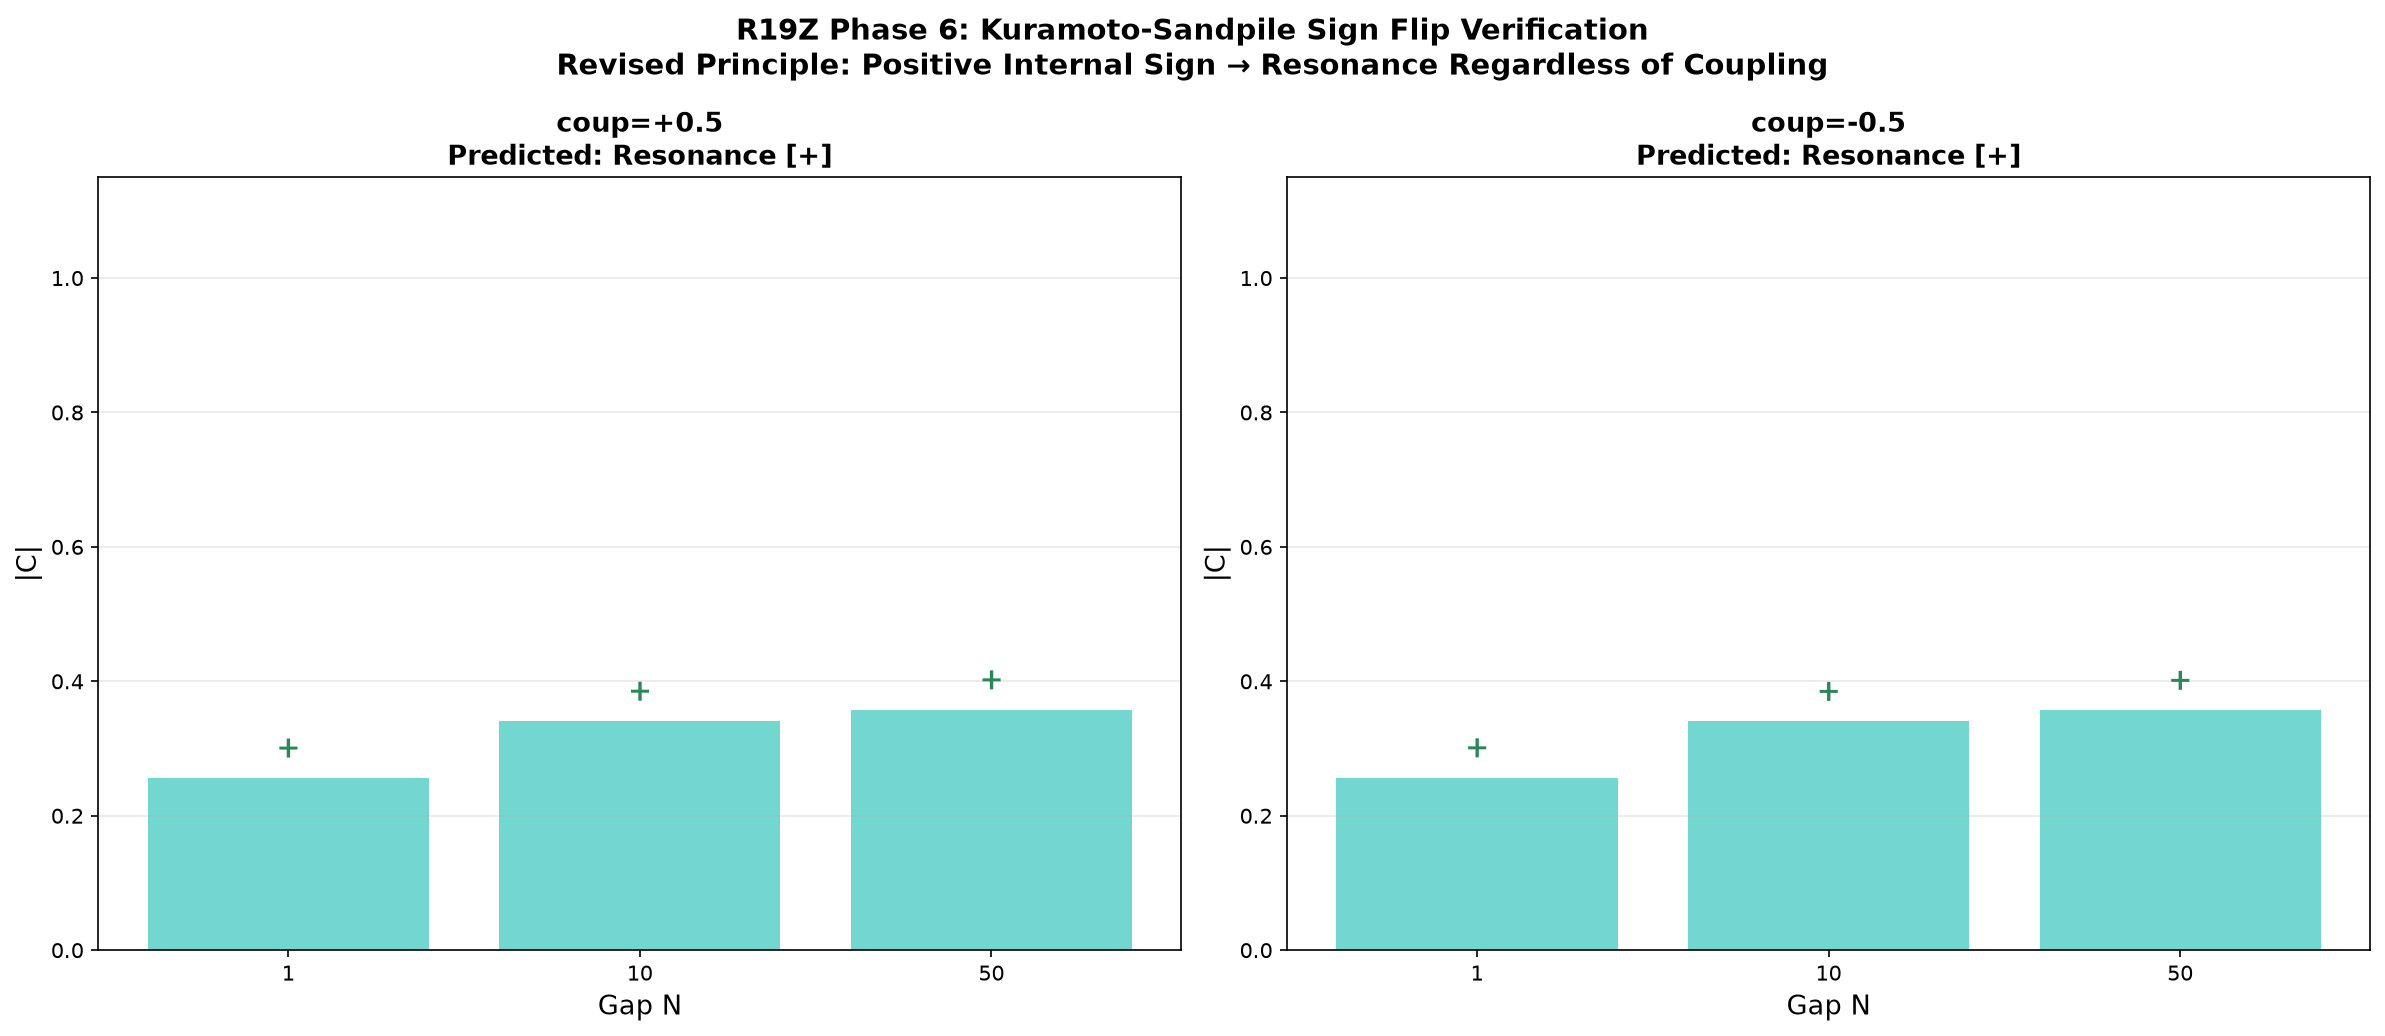

Here is the Python script that generated this plot:
"""R19Z Phase 6: Verify Revised Principle — Kuramoto-Sandpile Sign Flip

If the revised principle is correct:
- Kuramoto has positive internal response sign → resonance regardless of coupling sign
- We test both coupling signs on Kuramoto-sandpile pair
- Prediction: BOTH signs produce resonance (+)
"""
import numpy as np, matplotlib
matplotlib.use('Agg')
import matplotlib.pyplot as plt
import json

np.set_printoptions(precision=3)

class Kuramoto:
    def __init__(s, n=12):
        s.n = n
        s.theta = np.random.uniform(0, 2*np.pi, n)
        s.omega = np.random.normal(0, 0.1, n)
        s.K = 1.5
    def step(s, dt=0.5, perturb=None):
        diff = np.sin(s.theta - s.theta[:, None])
        coupling = (s.K / s.n) * np.sum(diff, axis=1)
        s.dtheta = s.omega + coupling
        if perturb is not None:
            s.dtheta += perturb
        s.theta = (s.theta + s.dtheta * dt) % (2 * np.pi)
    def order(s):
        return float(np.abs(np.mean(np.exp(1j * s.theta))))

class SP:
    def __init__(s,sz=4):
        s.size=sz; s.thr=np.maximum(np.random.normal(4,0.5,(sz,sz)),2.0)
        s.h=np.random.uniform(0,1,(sz,sz)); s.av_log=[]
    def step(s):
        x,y=np.random.randint(0,s.size,2); s.h[x,y]+=1
        total=0
        for _ in range(15):
            m=s.h>=s.thr
            if not np.any(m): break
            total+=int(np.sum(m)); s.h-=s.thr*m.astype(float)
            m2=m.astype(float)
            s.h+=np.roll(m2,1,0)+np.roll(m2,-1,0)+np.roll(m2,1,1)+np.roll(m2,-1,1)
        s.av_log.append(total); return total
    def mh(s): return float(np.mean(s.h))

def xc(x,y,ml=10):
    x=(x-np.mean(x))/(np.std(x)+1e-10); y=(y-np.mean(y))/(np.std(y)+1e-10)
    n=len(x); lags=np.arange(-ml,ml+1); c=np.zeros(len(lags))
    for i,lag in enumerate(lags):
        if lag<0: c[i]=np.mean(x[-lag:]*y[:n+lag]) if n+lag>0 else 0
        elif lag>0: c[i]=np.mean(x[:n-lag]*y[lag:]) if n-lag>0 else 0
        else: c[i]=np.mean(x*y)
    return lags,c

def run(N,coup,ns):
    km=Kuramoto(12); sp=SP(4)
    r_vals, sh_vals = [], []
    for t in range(ns):
        for _ in range(N):
            r = km.order()
            sp.thr *= 0.99; sp.thr += 0.01 * (1 + coup * r * 0.3)
            sp.step()
        av = sp.av_log[-1] if sp.av_log else 0
        an = av / (sp.size * sp.size + 1)
        # Deterministic perturbation to Kuramoto phases
        perturb = coup * an * 0.1 * np.ones(km.n)
        km.step(perturb=perturb)
        r_vals.append(km.order())
        sh_vals.append(sp.mh())
    return np.array(r_vals), np.array(sh_vals)

# Test both signs
coups = [+0.5, -0.5]
Ns = [1, 10, 50]
results = {}

for coup in coups:
    results[coup] = {}
    for N in Ns:
        np.random.seed(42)
        rv, sh = run(N, coup, 40)
        l, c = xc(rv[5:], sh[5:], ml=8)
        cmx = float(np.max(c)); cmn = float(np.min(c))
        absC = max(abs(cmx), abs(cmn))
        sgn = "+" if abs(cmx) > abs(cmn) else "-"
        results[coup][N] = (absC, cmx, cmn, sgn)
        print(f"Kuramoto-SP coup={coup:+.1f} N={N:2d}: |C|={absC:.3f} C+={cmx:.3f} C-={cmn:.3f} [{sgn}]")

# Plot
fig, axes = plt.subplots(1, 2, figsize=(16, 7))
for idx, coup in enumerate(coups):
    ax = axes[idx]
    absCs = [results[coup][N][0] for N in Ns]
    sgns = [results[coup][N][3] for N in Ns]
    bars = ax.bar(range(len(Ns)), absCs, color=['#4ecdc4' if s=='+' else '#ff6b6b' for s in sgns], alpha=0.8)
    for j, bar in enumerate(bars):
        h = bar.get_height()
        ax.text(bar.get_x() + bar.get_width()/2., h + 0.02,
                sgns[j], ha='center', va='bottom', fontsize=14, fontweight='bold',
                color='#2d8659' if sgns[j]=='+' else '#c0392b')
    ax.set_xticks(range(len(Ns)))
    ax.set_xticklabels([str(n) for n in Ns])
    ax.set_xlabel('Gap N', fontsize=13)
    ax.set_ylabel('|C|', fontsize=13)
    ax.set_ylim(0, 1.15)
    pred = "Predicted: Resonance [+]" if coup > 0 else "Predicted: Resonance [+]"
    ax.set_title(f'coup={coup:+.1f}\n{pred}', fontsize=13, fontweight='bold')
    ax.grid(axis='y', alpha=0.3)

plt.suptitle('R19Z Phase 6: Kuramoto-Sandpile Sign Flip Verification\nRevised Principle: Positive Internal Sign → Resonance Regardless of Coupling',
             fontsize=14, fontweight='bold')
plt.tight_layout()
plt.savefig('r19z_kuramoto_signflip.png', dpi=150, bbox_inches='tight')
plt.close()

# Summary
print("\n=== KURAMOTO-SANDPILE SIGN FLIP SUMMARY ===")
for coup in coups:
    signs = [results[coup][N][3] for N in Ns]
    pos = signs.count('+')
    neg = signs.count('-')
    print(f"coup={coup:+.1f}: {pos} positive, {neg} negative")

coup_pos_all = all(results[0.5][N][3] == '+' for N in Ns)
coup_neg_all = all(results[-0.5][N][3] == '+' for N in Ns)

print(f"\nPositive coup → all resonance: {coup_pos_all}")
print(f"Negative coup → all resonance: {coup_neg_all}")
if coup_pos_all and coup_neg_all:
    print("REVISED PRINCIPLE CONFIRMED FOR KURAMOTO! ✓")
    print("Kuramoto has positive internal response sign → resonance regardless of coupling sign")
else:
    print("Results are mixed — need further investigation")

with open('r19z_kuramoto_signflip_data.json', 'w') as f:
    json.dump({str(c): {str(n): list(results[c][n]) for n in Ns} for c in coups}, f, indent=2)

print("\nDone.")
